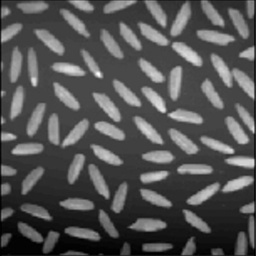
#> input picture rice.jpg, 256 x 256 px
$ jupyter execute test.ipynb
#> lines starting #> are read from the running program, lines starting #| are printed output that depends on the picture
[cell 1]
import numpy as np
from skimage import io
from skimage import transform
D=np.array([[12,6,5,13,14,14,16,15],
             [11,10,8,5,8,11,14,14],
             [9,8,3,4,7,12,18,19],
            [10,7,4,2,10,12,13,17],
            [16,9,13,13,16,19,19,17],
            [12,10,14,15,18,18,16,14],
            [11,8,10,12,14,13,14,15],
            [8,6,3,7,9,11,12,12]
             ])
S=np.ones(shape=[8,8])
T=io.imread("rice.jpg")
#> T is the input picture: shape (256, 256); min 0, max 255, mean 83
C = transform.rotate(S,45, order =0)
io.imshow(C)
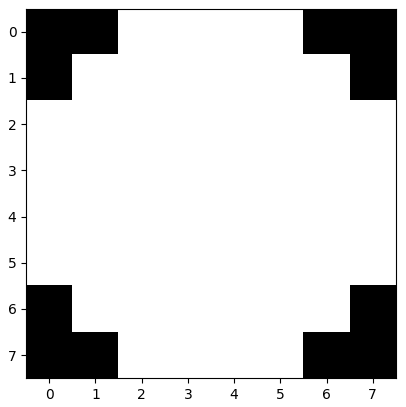
#> figure drawn by matplotlib, 1 panel
